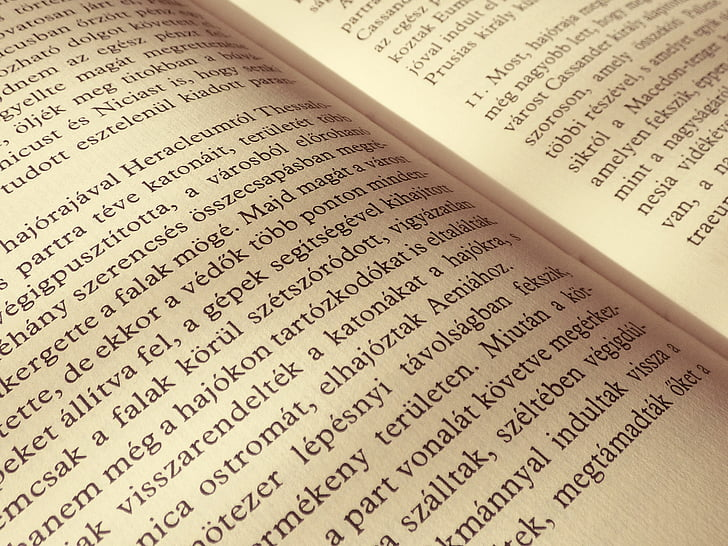
#> input picture images/book_page.jpg, 728 x 546 px
$ jupyter execute --allow-errors w6_tutorial.ipynb
#> lines starting #> are read from the running program, lines starting #| are printed output that depends on the picture; after the words box and inside, x2 and y2 are one past the last pixel; in counts of white or black regions, pixels touching at a corner belong together
### utils.py
from urllib.request import urlretrieve
import cv2 as cv
import matplotlib.pyplot as plt
import numpy as np

# [30 lines left out: functions download_save_img, display_image, not called in this run]

def display_images(img_list, titles, adjust=False):
    """Function to display multiple images
    Arguments:
    ---
    img_list: list of images
    titles: list of titles
    adjust: Boolean that triggers cv.WINDOW_NORMAL

    Return:
    ---
    One or more display windows"""
    for img, title in zip(img_list, titles):
        if adjust:
            cv.namedWindow(title, cv.WINDOW_NORMAL)
            cv.imshow(title, img)
        else:
            cv.imshow(title, img)

    cv.waitKey(0)
    cv.destroyAllWindows()

# [189 lines left out: functions matplotlib_show_images, point_op, gamma_correction, auto_canny, resize_aspect_ratio, nms and 1 more, not called in this run]

### w6_tutorial.ipynb
[](https://colab.research.google.com/github/Jacky-lim-data-analyst/mini_project_cv/blob/main/w6_tutorial.ipynb)

# Learning outcomes
1. Image thresholding techniques
    * Otsu thresholding
2. Convolution operation in image
    * Sharpening
    * Blurring
3. Edge detection
4. Contour

# Setup

[cell 1]
import sys
assert sys.version_info >= (3, 8)

import cv2 as cv
import numpy as np

if cv.useOptimized():
    cv.setUseOptimized(True)

cv.useOptimized()

# Thresholding
Image thresholding is used to separate an image into foreground and background regions. It involves selecting a threshold value that partitions the image pixels into 2 classes. For example, those above the threshold are considered foreground, while those below are considered background.

## Global thresholding
Select a single threshold value based on the overall image histogram. The function is as shown:
```{python}
cv.threshold(src, thresh, maxval, type)
```
1. `src`: input image
2. `thresh`: threshold value (pixel intensity)
3. `maxval`: maximum value to be use with binary thresholding
4. `type`: threshold flags.

You can refer to the [online documentation](https://docs.opencv.org/4.x/d7/d1b/group__imgproc__misc.html#ggaa9e58d2860d4afa658ef70a9b1115576a147222a96556ebc1d948b372bcd7ac59) for more info about the threshold flags.

## Applications of image thresholding
1. Image segmentation: separate objects of interest from background.
2. Document image analysis: Binarize scanned document for Optical character recognition (OCR)
3. Defect detection in manufactured parts

[cell 2]
# show the flags of thresholding mode
flags = [i for i in dir(cv) if i.startswith("THRESH")]

[cell 3]
print(flags)

[cell 4]
img = np.fromfunction(lambda i, j: j, (50, 256), dtype=np.uint8)

def trackbar(x):
    _, img1 = cv.threshold(img, x, 255, cv.THRESH_BINARY)
    _, img2 = cv.threshold(img, x, 255, cv.THRESH_BINARY_INV)
    _, img3 = cv.threshold(img, x, 255, cv.THRESH_TRUNC)
    _, img4 = cv.threshold(img, x, 255, cv.THRESH_TOZERO)
    _, img5 = cv.threshold(img, x, 255, cv.THRESH_TOZERO_INV)

    cv.imshow('window', np.vstack([img1, img2, img3, img4, img5]))

cv.namedWindow('window')
cv.createTrackbar('threshold', 'window', 100, 255, trackbar)

cv.waitKey(0)
cv.destroyAllWindows()

### Otsu binarization
In global thresholding, we used an arbitrary chosen value as a threshold. In contrast, Otsu's method avoids having to choose a value and determines it automatically.

Consider an image with only 2 distinct image values (*bimodal image*), where the histogram would only consists of 2 peaks. A good threshold would be to select value in the middle of those 2 values. Similarly, Otsu's method determines an optimal global threshold value from the histogram.

In order to do so, the `cv.threshold()` function is used, where `cv.THRESH_OTSU` is passed as an extra flag.

[cell 5]
import matplotlib.pyplot as plt

[cell 6]
gray = cv.imread("images/noisy.jfif", 0)

# global threshold
ret, th1 = cv.threshold(gray, 127, 255, cv.THRESH_BINARY)

# Otsu threshold
ret, th2 = cv.threshold(gray, 0, 255, cv.THRESH_BINARY | cv.THRESH_OTSU)
#> ret = 0

# Gaussian blur + Otsu threshold
#> (the rest of this cell did not finish here and is left out)

### Exercise (a)
* Can you segment the leaf from the image "leaf.jpg"?

## Adaptive thresholding
Adaptive thresholding is particularly effective in handling images with varying lighting conditions. The algorithm determines the threshold for a pixel based on a small region around it. In other words, we get different thresholds for different regions of the same image.

Common methods include:
1. **Mean adaptive thresholding**: Use the mean intensity of a local neighborhood to set the threshold.
2. **Gaussian Adaptive Thresholding**: Similar to mean adaptive but applies a weighted average that gives more importance to pixels closer to the center of the neighborhood.

[cell 7]
from utils import display_image, display_images

[cell 8]
img = cv.imread('images/book_page.jpg', cv.IMREAD_GRAYSCALE)
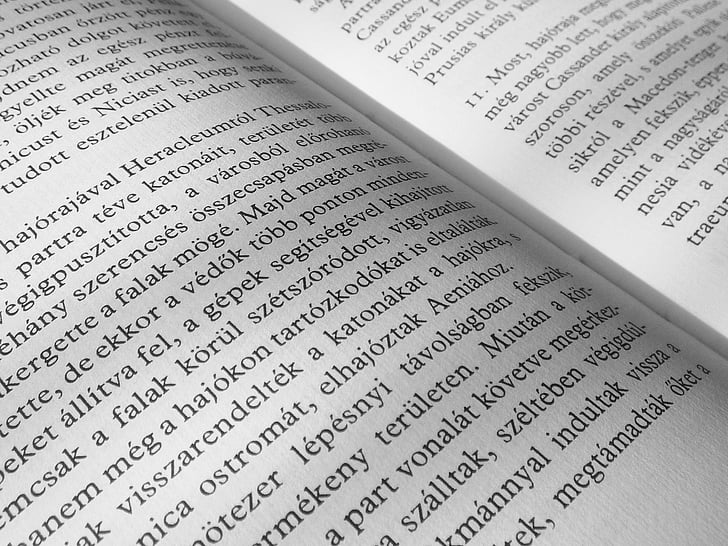
#> img: shape (546, 728); min 0, max 255, mean 178.4
# display_image("img", img)

# Global Otsu thresholding
th = cv.threshold(img, 0, 255, cv.THRESH_BINARY | cv.THRESH_OTSU)[1]
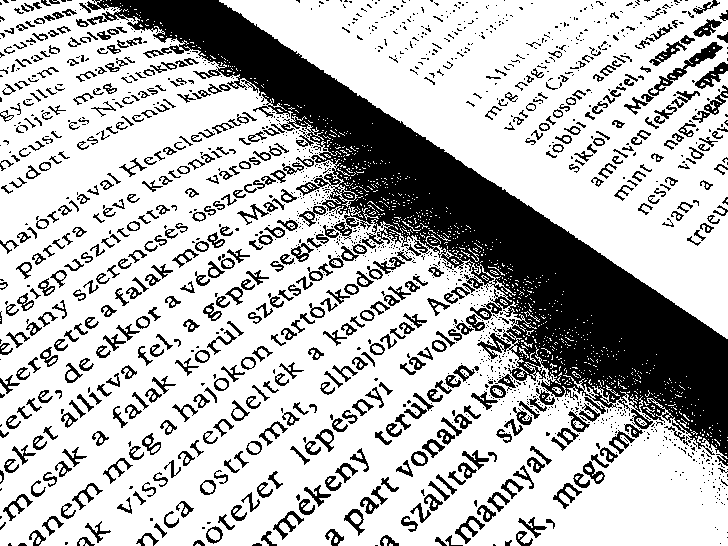
#> th: shape (546, 728); 72.8% white; 1646 black regions (1049 under 20 px), largest, box (x1, y1, x2, y2) and area: (87, 0, 728, 466) 61528, (648, 42, 723, 96) 668, (695, 62, 728, 89) 330
# Mean adaptive thresholding
th1 = cv.adaptiveThreshold(img, 255, cv.ADAPTIVE_THRESH_MEAN_C,
                          cv.THRESH_BINARY, 21, 3)
#> th1: shape (546, 728); 77.9% white; 2990 black regions (2144 under 20 px), largest, box (x1, y1, x2, y2) and area: (190, 0, 728, 361) 10168, (641, 42, 722, 102) 678, (545, 40, 612, 90) 500
# Gaussian adaptive thresholding
th2 = cv.adaptiveThreshold(img, 255, cv.ADAPTIVE_THRESH_GAUSSIAN_C,
                          cv.THRESH_BINARY, 21, 3)
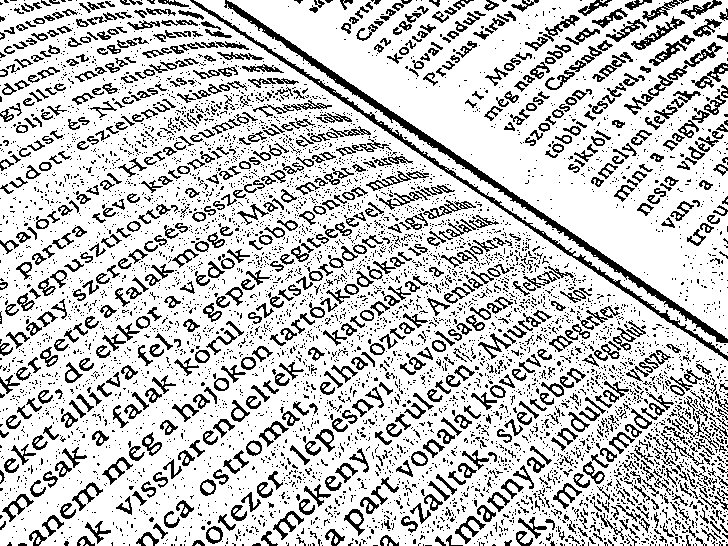
#> th2: shape (546, 728); 77.6% white; black in thin lines or dots

display_images([th, th1, th2], ("Otsu threshold", "adaptive mean threshold",
                               "Adaptive Gaussian threshold"))
#> the loop in display_images, `for img, title in zip(img_list, titles):` made 3 passes
#> title on passes 1 to 3: 'Otsu threshold', 'adaptive mean threshold', 'Adaptive Gaussian threshold'

# Introduction of convolution in image processing
In image processing, a convolution kernel is a 2D matrix that is used to filter images. A convolution kernel is typically a square matrix, $M \times N$, where both _M_ and _N_ are odd integers. An example of averaging kernel:
$kernel = \frac{1}{9}\begin {bmatrix}
1 & 1 & 1 \\
1 & 1 & 1 \\
1 & 1 & 1 \\
\end {bmatrix}$
A $ 3 \times 3 $ 2D convolution kernel.

Such kernel can be used to perform mathematical operations on each pixel of an image to achieve a desired effect (like blurring or sharpening an image). Check out this [video](https://www.youtube.com/watch?v=8rrHTtUzyZA) for more interactive examples and elaborations on the concepts of convolution.

But why would you want to blur an image? Here are 2 reasons:
* Because it reduces noise in an image.
* To remove a distinct background.

The value of individual elements in a kernel dictate the nature of filtering. For example, by changing the value of the kernel elements, you can also achieve sharpening effect.

## Convolution in action

## 2D convolution
As in one-dimensional signals, images also can be filtered with various low-pass filters (LPF), high-pass filters (HPF) and etc. LPF helps in removing noise, blurring images, etc. HPF filters help in finding edges in images, which is also equivalent to original image minus the low-pass filtered image.

OpenCV provides a function `cv.filter2D()` to convolve a kernel with an image.
```python
cv.filter2D(src, ddepth, kernel, ...)
```
1. The first argument, src is source image.
2. ddepth indicates the depth of the resulting image. We will normally set it as -1 so that the final image will have the same depth as the source image, src.
3. kernel is the convolution matrix
4. To know more about optional argument `borderType`, please refer to this [link](https://docs.opencv.org/4.5.5/d2/de8/group__core__array.html#ga209f2f4869e304c82d07739337eae7c5).

[cell 9]
# Identity kernel
img = cv.imread('images/camera.jpg')
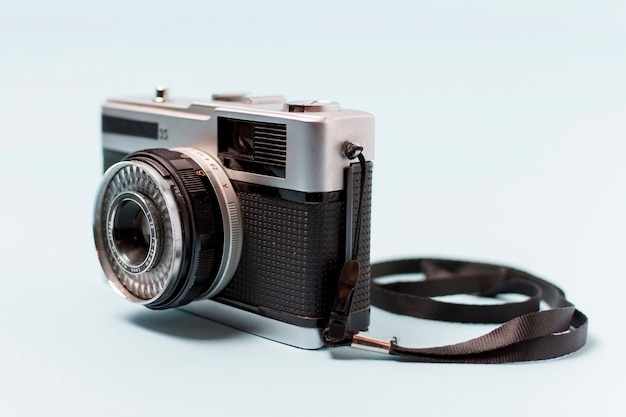
#> input picture images/camera.jpg, 626 x 417 px
#> img is the input picture: shape (417, 626, 3); mean B, G, R 191.7, 188.9, 183.4

kernel = np.zeros((3, 3), dtype=np.uint8)
kernel[1, 1] = 1

identity = cv.filter2D(img, -1, kernel)

display_images([img, identity], ("original", "identity"))
#> the loop in display_images (call 2), `for img, title in zip(img_list, titles):` made 2 passes

[cell 10]
# Blurring with mean filtering
kernel = np.ones((5, 5), dtype=np.float32) / 25
dst = cv.filter2D(img, -1, kernel)

display_images([img, dst], ("original", "blurred"))

### Other function to smooth images
Image blurring is achieved by convolving the image with a low-pass filter kernel. It is useful for removing noise, yet it also removes high frequency content (e.g. noise, edges) from the image. So edges are blurred a little bit in this operation (there are also blurring techniques which don't blur the edges). OpenCV provides four main types of blurring techniques.

1. Averaging. This is done by the function `cv.blur()` or `cv.boxFilter()`. We will use `cv.blur()` in the following example.
```python
cv.blur(src, ksize)
```
1. The first argument is the source image.
2. The second argument is the blurring kernel size. ($width, height$)

[cell 11]
blur = cv.blur(img, (5, 5))

display_images([img, blur], ("original", "blur"))

2. Gaussian Blurring. This is done by `cv.GaussianBlur()`. We should specify the width and height of the kernel which should be positive and odd. We should also specify the standard deviation in the X and Y directions, sigmaX and sigmaY respectively. Better at preserving edges, but slower compared to its average counterparts
```python
cv.GaussianBlur(src, ksize, sigmaX, sigmaY, ...)
```

- First argument, src is the source image.
- ksize is the Gaussian kernel size ($width, height$)
- sigmaX is the Gaussian kernel standard deviation in X direction.
- sigmaY is the Gaussian kernel standard deviation in Y direction. If sigmaY is set to zero, it is set to be equal to sigmaX. If both sigmaX and sigmaY are zero, then they are computed from ksize.width and ksize.height. Please refer to the [online documentation](https://docs.opencv.org/4.x/d4/d86/group__imgproc__filter.html#gaabe8c836e97159a9193fb0b11ac52cf1) for more details.

3. Median Blurring. This is done by `cv.medianBlur()`. Best in removing salt and pepper noise.

4. Bilateral filtering. This is done by `cv.bilateralFilter()`. It is highly effective in noise removal while keeping edges sharp. But the operation is slower compared to other filters.
    - Bilateral filtering takes a Gaussian filter in space, but one more Gaussian filter which is a function of pixel difference. The Gaussian function of space makes sure that only nearby pixels are considered for blurring, while Gaussian function of intensity difference ensures that only those pixels with similar intensities are considered for blurring.

#### Non local means (NLM) denoising
Unlike traditional local mean filters, which average pixel values from a limited neighborhood around each pixel, the NLM algorithm considers all pixels in the image, weighted by their similarity to the target pixel.

The NLM algorithm replaces the value of a target pixel with a weighted average of all other pixels in the image. The similarity between patches is typicall assessed using a Gaussian weighting function. Patches that are more similar to the target patch contribute more significantly to the average.

OpenCV provides 4 variations of this technique:
1. `cv.fastNLMeansDenoising()` - works with a single grayscale images.
2. `cv.fastNLMeansDenoisingColored()` - works with a color image.
3. `cv.fastNLMeansDenoisingMulti()` - works with image sequence captured in short period of time (grayscale images).
4. `cv.fastNLMeansDenoisingColoredMulti()` - same as above, but for color images.

Common input arguments are:
* h: parameter deciding filter strength. Higher h value removes noise better, but removes details of images also. (Recommended value: 10).
* hForColorComponents: same as h, but for color images only. (Same as h).
* templateWindowSize: should be odd. (Recommended value: 7).
* searchWindowSize: should be odd. (Recommended value: 21).

[cell 12]
img = cv.imread("images/balloons_noisy.png")
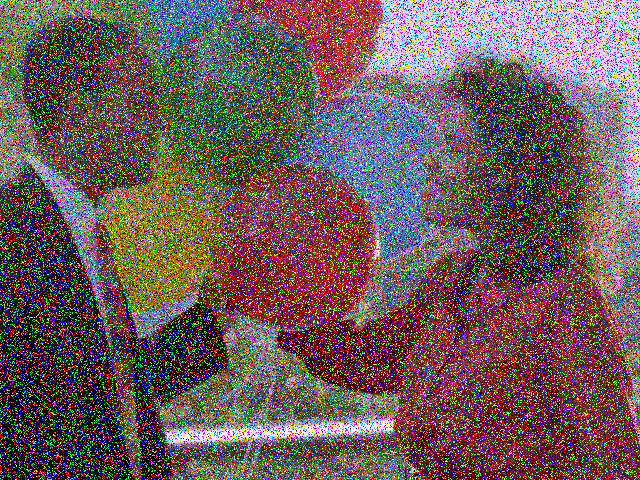
#> input picture images/balloons_noisy.png, 640 x 480 px
#> img is the input picture: shape (480, 640, 3); mean B, G, R 89.9, 92, 109.1

dst = cv.fastNlMeansDenoisingColored(img, None, 50, 50, 7, 21)
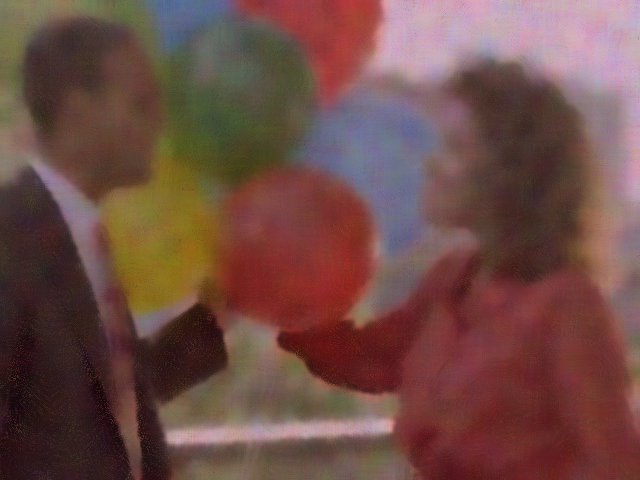
#> dst: shape (480, 640, 3); mean B, G, R 70.5, 76.2, 111.1

display_images([img, dst], ("noisy image", "NLM denoise"))

### Image sharpening by convolutional kernel
The sharpening kernel emphasizes differences in adjacent pixel values, making the whole image looks more vivid. The algorithm for sharpening an image is:
1. Blur an image using arbitrary kernel you wish.
2. Subtract the blurred image from the original image to get high frequency details.
3. Add the high-frequency details to the original image.

Source: [Blog post](https://blog.demofox.org/2022/02/26/image-sharpening-convolution-kernels/)

[cell 13]
kernel = np.array([[0, -1, 0],
                  [-1, 5, -1],
                  [0, -1, 0]])

img = cv.imread('images/meal.jpg')
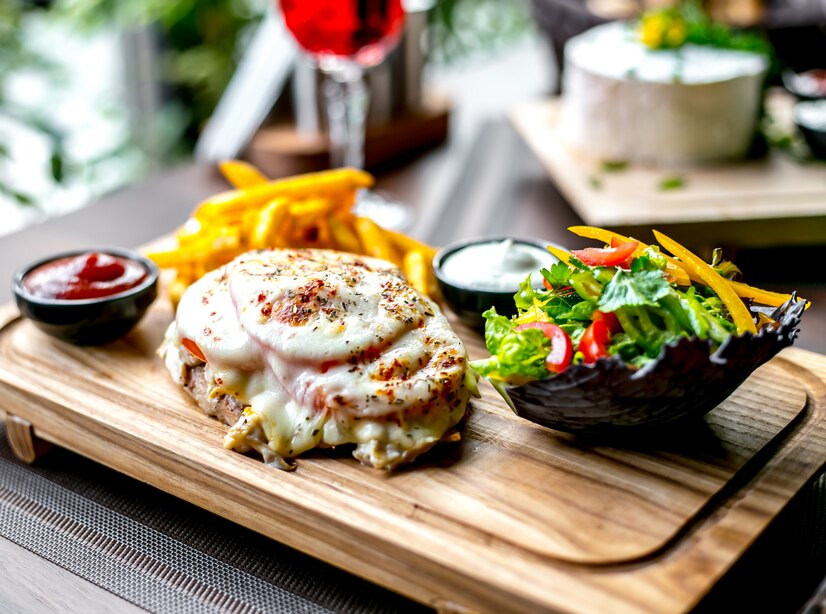
#> input picture images/meal.jpg, 826 x 614 px
#> img is the input picture: shape (614, 826, 3); mean B, G, R 111, 136.8, 151.8
sharp_img = cv.filter2D(img, -1, kernel)
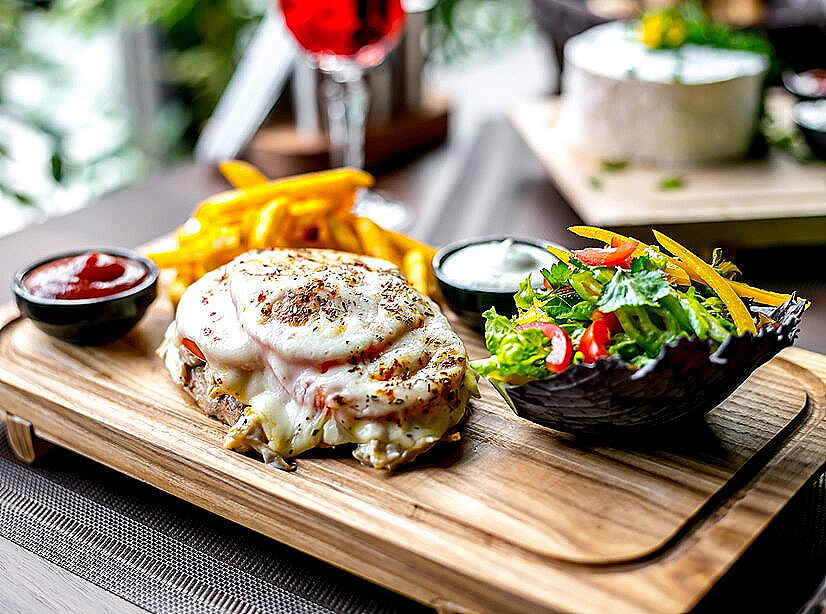
#> sharp_img: shape (614, 826, 3); mean B, G, R 111.9, 136.9, 151.2

display_images([img, sharp_img], ("original", "sharpen"))

## Emboss filter
The emboss filter is a popular image processing technique that generates a 3D, raised effect by manipulating pixel values based on local contrast and brightness differences.

[cell 14]
from utils import display_images

kernel = np.array([[-2, -1, 0],
                  [-1, 1, 1],
                  [0, 1, 2]])

img = cv.imread("images/car.jpg")
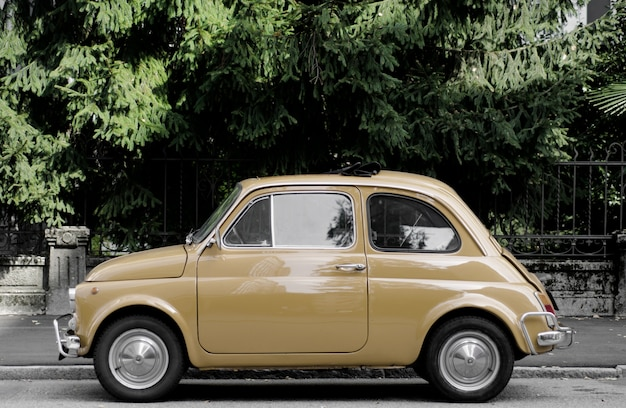
#> input picture images/car.jpg, 626 x 408 px
#> img is the input picture: shape (408, 626, 3); mean B, G, R 66.8, 82.1, 81.9
emboss_img = cv.filter2D(img, -1, kernel)
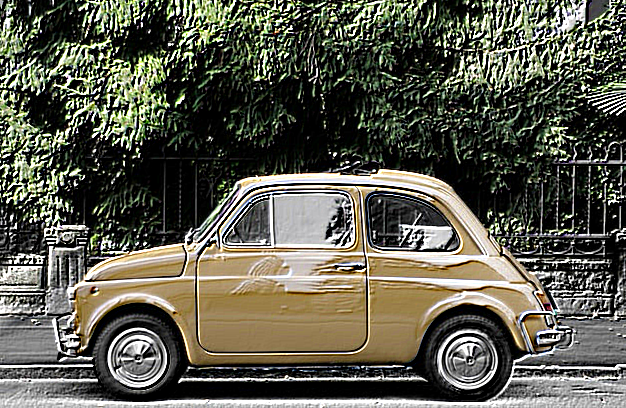
#> emboss_img: shape (408, 626, 3); mean B, G, R 78.8, 91.6, 92.2
display_images([img, emboss_img], ("original", "emboss"))
